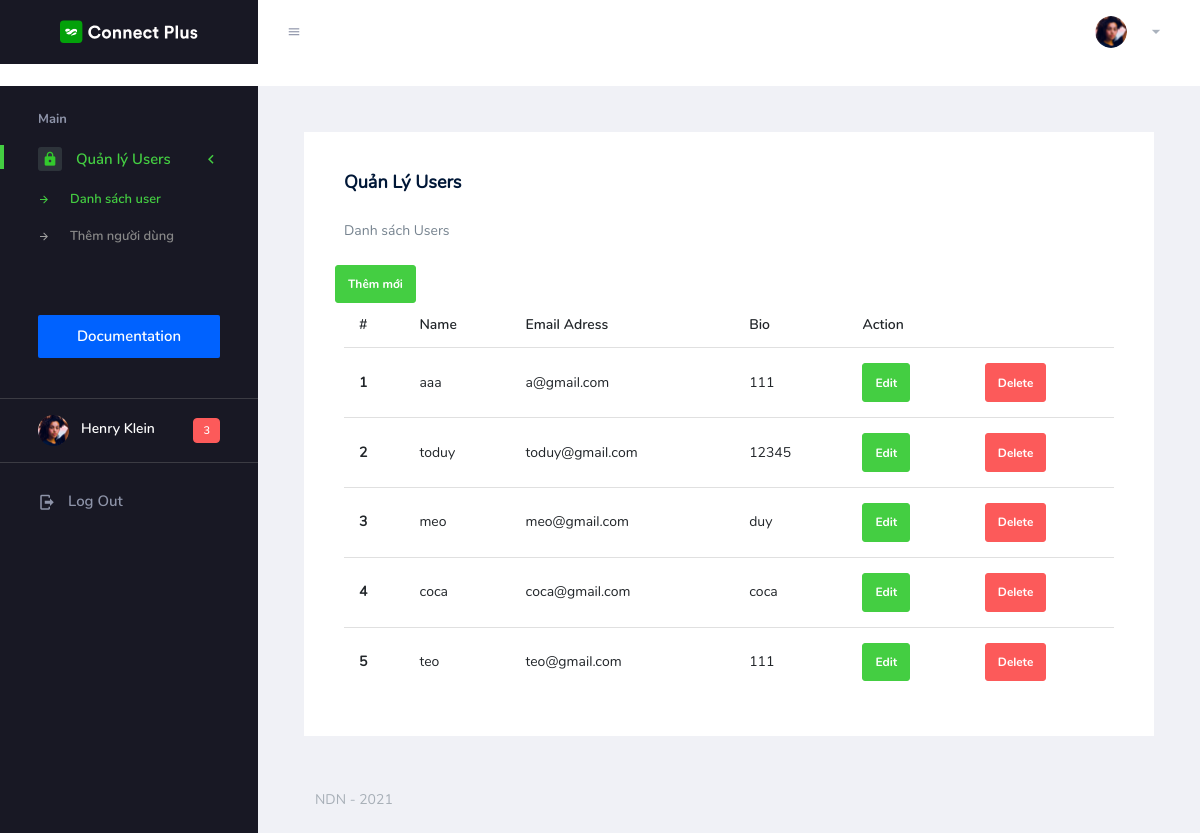
/admin/controller/UserController.php, run on an earlier commit of the app's database.
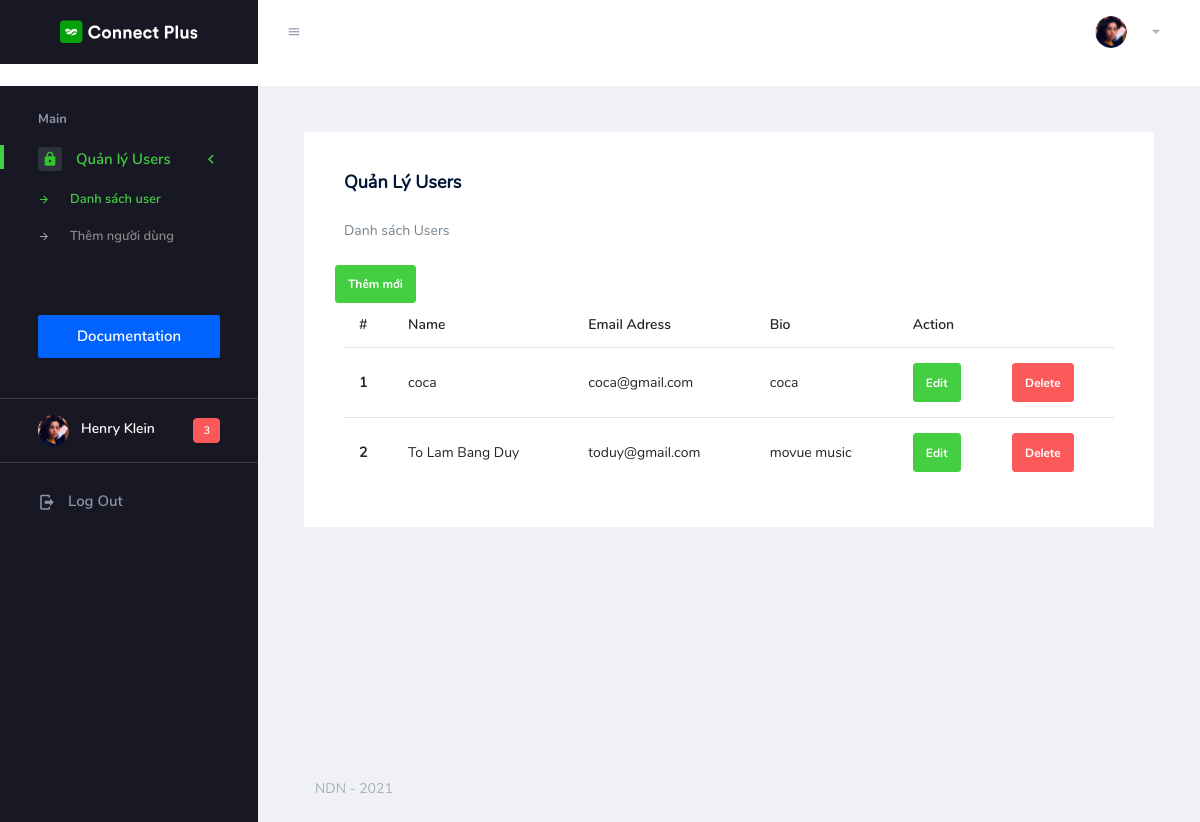
And on a later commit of the database.
### tables this page shows
CREATE TABLE `user` (
  `ID` int(11) NOT NULL,
  `username` varchar(45) DEFAULT NULL,
  `email` varchar(45) DEFAULT NULL,
  `userpassword` varchar(45) DEFAULT NULL,
  `bio` varchar(45) DEFAULT NULL,
  `userstatus` tinyint(1) DEFAULT NULL,
  `create_at` datetime DEFAULT current_timestamp()
);

### admin/controller/BaseController.php (called while the page is built, shortened)
<?php
class BaseController {
    public function view($view, $data = []) {
        require_once "../view/" .$view . ".php";
    }
}

### admin/utils/MySQLUtil.php (called while the page is built, shortened)
<?php
class MySQLUtil {
    private $servername;
    private $username;
    private $password;
    private $dbname;
    private static $conn;
    public function __construct() {
        $this->servername = "localhost";
        $this->username = "root";
        $this->password = "";
        $this->dbname = "organicstore";
            return self::$conn;
    }
    public function connectDB() {
        try {
            self::$conn = new PDO("mysql:host=$this->servername;dbname=$this->dbname", $this->username, $this->password);
            self::$conn->setAttribute(PDO::ATTR_ERRMODE, PDO::ERRMODE_EXCEPTION);
            return self::$conn;
        } catch (PDOException $e) {
            echo "Connection failed: " . $e->getMessage();
        }
    }
    public function disconnectDB() {
        self::$conn = NULL;
    }
    public function getAllData($query) {
        $stmt = self::$conn->prepare($query);
        $stmt->execute();
        return $stmt->fetchAll(PDO::FETCH_ASSOC);
    }
}

### admin/model/UserModel.php (called while the page is built, shortened)
<?php
include_once '../utils/MySQLUtil.php';
class UserModel {
    public function getAllUser() {
        $myDB = new MySQLUtil();
        $query = "SELECT ID, username, email, userpassword, bio FROM user";
        $data = $myDB->getAllData($query);
        return $data;
    }
}

### admin/view/userlistpage.php (the view, shortened to what this page needs)
<!DOCTYPE html>
<html lang="en">
    <head>
        <?php
        include 'layout/head.php';
        ?>
    </head>
    <body>
        <div class="container-scroller">
            <?php
            include 'layout/menutop.php';
            ?>
            <div class="container-fluid page-body-wrapper">
                <?php
                include 'layout/menuleft.php';
                ?>
                <div class="main-panel">
                    <div class="content-wrapper">
                        <div class="row">
                            <div class="col-lg-12 grid-margin stretch-card">
                                <div class="card">
                                    <div class="card-body">
                                        <h4 class="card-title">Quản lý Users</h4>
                                        <p class="card-description"> Danh sách Users </p>
                                        <div class="row">
                                            <a href="../view/usercreatepage.php" class="btn btn-success" >Thêm mới</a>
                                        </div>
                                        <table class="table">
                                            <thead>
                                                <tr>
                                                    <th scope="col">#</th>
                                                    <th scope="col">Name</th>
                                                    <th scope="col">Email Adress</th>
                                                    <th scope="col">Bio</th>
                                                    <th scope="col">Action</th>
                                                </tr>
                                            </thead>
                                            <tbody>
                                                <?php
                                                for ($i = 0; $i < count($data['user_list']); $i++) {
                                                    if (!empty($data['user_list'][$i]['username'])) {
                                                        echo '<tr>';
                                                        echo '<th scope="row">' . ($i + 1) . '</th>';
                                                        echo '<td>' . $data['user_list'][$i]['username'] . '</td>';
                                                        echo '<td>' . $data['user_list'][$i]['email'] . '</td>';
                                                        echo '<td>' . $data['user_list'][$i]['bio'] . '</td>';
                                                        echo '<td><a href="../controller/UserController.php?action=getedit&id=' . $data['user_list'][$i]['ID'] . '" class="btn btn-success">Edit</a></td>';
                                                        echo '<td><a href="../controller/UserController.php?action=delete&id=' . $data['user_list'][$i]['ID'] . '" class="btn btn-danger">Delete</a></td>';
                                                        echo '</tr>';
                                                    }
                                                }
                                                ?>
                                            </tbody>
                                        </table>
                                    </div>
                                </div>
                            </div>
                        </div>
                    </div>
                    <?php
                    include 'layout/footer.php';
                    ?>
                </div>
            </div>
        </div>
    </body>
</html>

### admin/controller/UserController.php (shortened to what this page needs)
<?php
include_once '../model/UserModel.php';
include_once '../utils/MySQLUtil.php';
include_once '../controller/BaseController.php';
class UserController extends BaseController {
    public function __construct($user_action) {
        switch ($user_action) {
            default:
                var_dump($_GET);
                $user = new UserModel("", "", "", "", 0);
                $data['user_list'] = $this->getAllUser($user);
                $this->view('userlistpage', $data);
                break;
        }
    }
    public function getAllUser($user) {
        return $user->getAllUser();
    }
}
$user_action = "";
$userController = new UserController($user_action);

### admin/view/layout/head.php (shortened to what this page needs)
<link rel="stylesheet" href="..view/assets/vendors/mdi/css/materialdesignicons.min.css">
<link rel="stylesheet" href="../view/assets/vendors/flag-icon-css/css/flag-icon.min.css">
<link rel="stylesheet" href="../view/assets/vendors/css/vendor.bundle.base.css">
<link rel="stylesheet" href="../view/assets/css/style.css">

### admin/view/layout/menutop.php (shortened to what this page needs)
<nav class="navbar default-layout-navbar col-lg-12 col-12 p-0 fixed-top d-flex flex-row">
    <div class="text-center navbar-brand-wrapper d-flex align-items-center justify-content-center">
        <a class="navbar-brand brand-logo" href="../controller/UserController.php"><img src="../view/assets/images/logo.svg" alt="logo" /></a>
    </div>
    <div class="navbar-menu-wrapper d-flex align-items-stretch">
        <button class="navbar-toggler navbar-toggler align-self-center" type="button" data-toggle="minimize">
            <span class="mdi mdi-menu"></span>
        </button>
        <ul class="navbar-nav navbar-nav-right">
            <?php
            if (isset($_SESSION["email"])) {
                echo '<li class="nav-item nav-profile dropdown">';
                echo '<a class="nav-link dropdown-toggle" id="profileDropdown" href="#" data-toggle="dropdown" aria-expanded="false">';
                echo '<div class="nav-profile-img">';
                echo '<img src="../view/assets/images/faces/face28.png" alt="image">';
                echo '</div>';
                echo '<div class="nav-profile-text">';
                echo '<p class="mb-1 text-black">' . $_SESSION["email"] . '</p>';
                echo '</div>';
                echo '</a>';
                echo '<div class="dropdown-menu navbar-dropdown dropdown-menu-right p-0 border-0 font-size-sm" aria-labelledby="profileDropdown" data-x-placement="bottom-end">';
                echo '<div class="p-3 text-center bg-primary">';
                echo '<img class="img-avatar img-avatar48 img-avatar-thumb" src="../view/assets/images/faces/face28.png" alt="">';
                echo '</div>';
                echo '<div class="p-2">';
                echo '<a class="dropdown-item py-1 d-flex align-items-center justify-content-between" href="#">';
                echo '<span>WELCOME ' . $_SESSION["email"] . '</span>';
                echo ' <span class="p-0">';
                echo '</a>';
                echo '<div role="separator" class="dropdown-divider"></div>';
                echo '<h5 class="dropdown-header text-uppercase  pl-2 text-dark mt-2">Actions</h5>';
                echo '<a class="dropdown-item py-1 d-flex align-items-center justify-content-between" href="#">';
                echo '<span>Lock Account</span>';
                echo '<i class="mdi mdi-lock ml-1"></i>';
                echo '</a>';
                echo '<a class="dropdown-item py-1 d-flex align-items-center justify-content-between" href="../controller/UserController.php?action=logout">';
                echo '<span>Log Out</span>';
                echo '<i class="mdi mdi-logout ml-1"></i>';
                echo '</a>';
                echo '</div>';
                echo '</div>';
                echo '</li>';
            } else {
                echo '<li class="nav-item nav-profile dropdown">';
                echo '<a class="nav-link dropdown-toggle" id="profileDropdown" href="#" data-toggle="dropdown" aria-expanded="false">';
                echo '<div class="nav-profile-img">';
                echo '<img src="../view/assets/images/faces/face28.png" alt="image">';
                echo '</div>';
                echo '</a>';
                echo '</li>';
            }
            ?>
        </ul>
    </div>
</nav>

### admin/view/layout/menuleft.php (shortened to what this page needs)
<nav class="sidebar sidebar-offcanvas" id="sidebar">
    <ul class="nav">
        <li class="nav-item nav-category">Main</li>
        <li class="nav-item">
            <a class="nav-link" data-toggle="collapse" href="#auth" aria-expanded="false" aria-controls="auth">
                <span class="icon-bg"><i class="mdi mdi-lock menu-icon"></i></span>
                <span class="menu-title">Quản lý Users</span>
                <i class="menu-arrow"></i>
            </a>
            <div class="collapse" id="auth">
                <ul class="nav flex-column sub-menu">
                    <li class="nav-item"> <a class="nav-link" href="../controller/UserController.php"> Danh sách user </a></li>
                    <li class="nav-item"> <a class="nav-link" href="../view/usercreatepage.php"> Thêm người dùng </a></li>
                </ul>
            </div>
        </li>
        <li class="nav-item documentation-link">
            <a class="nav-link" href="http://www.bootstrapdash.com/demo/connect-plus-free/jquery/documentation/documentation.html" target="_blank">
                <span class="menu-title">Documentation</span>
            </a>
        </li>
        <li class="nav-item sidebar-user-actions">
            <div class="user-details">
                <div class="d-flex justify-content-between align-items-center">
                    <div>
                        <div class="d-flex align-items-center">
                            <div class="sidebar-profile-img">
                                <img src="../view/assets/images/faces/face28.png" alt="image">
                            </div>
                            <div class="sidebar-profile-text">
                                <p class="mb-1">Henry Klein</p>
                            </div>
                        </div>
                    </div>
                    <div class="badge badge-danger">3</div>
                </div>
            </div>
        </li>
        <li class="nav-item sidebar-user-actions">
            <div class="sidebar-user-menu">
                <a href="#" class="nav-link"><i class="mdi mdi-logout menu-icon"></i>
                    <span class="menu-title">Log Out</span></a>
            </div>
        </li>
    </ul>
</nav>

### admin/view/layout/footer.php
<footer class="footer">
    <div class="footer-inner-wraper">
        <div class="d-sm-flex justify-content-center justify-content-sm-between">
            <span class="text-muted d-block text-center text-sm-left d-sm-inline-block">NDN - 2021</span>
        </div>
    </div>
</footer>

What changed in the data, as far as the page shows it:
removed user: username "aaa", email "a@gmail.com", bio "111"
removed user: username "toduy", email "toduy@gmail.com", bio "12345"
removed user: username "meo", email "meo@gmail.com", bio "duy"
removed user: username "teo", email "teo@gmail.com", bio "111"
added user: username "To Lam Bang Duy", email "toduy@gmail.com", bio "movue music"
